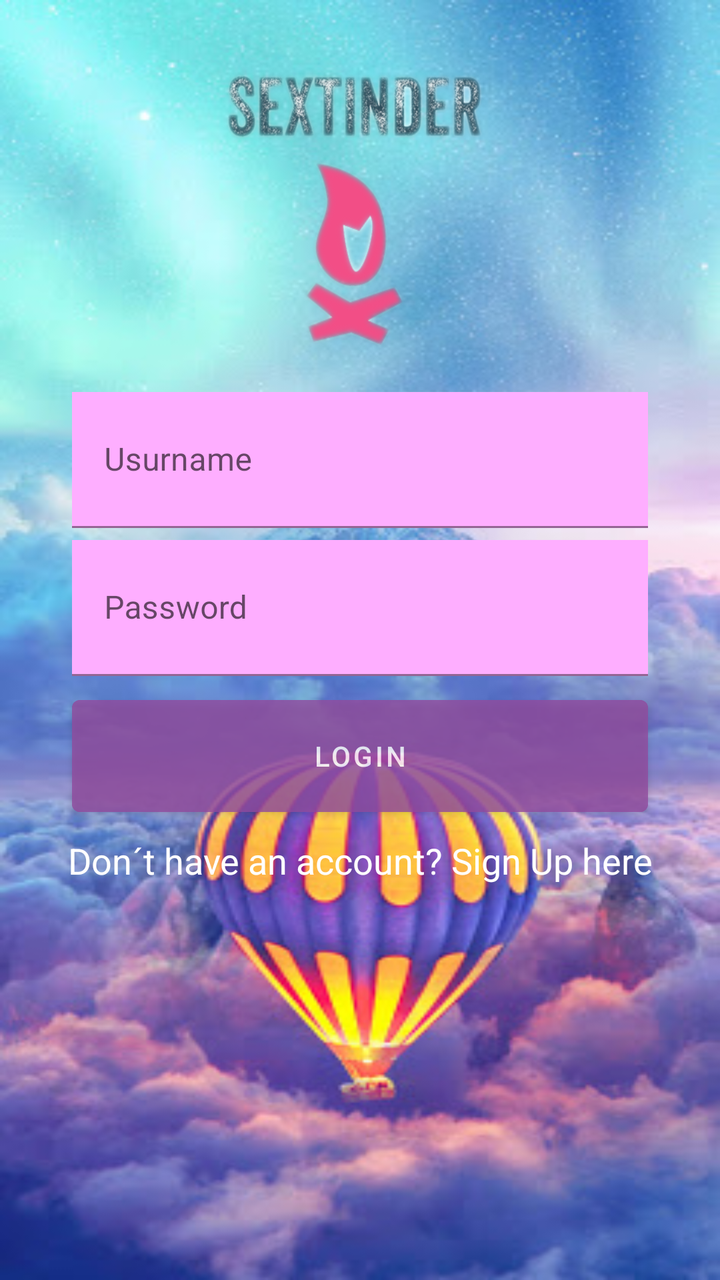
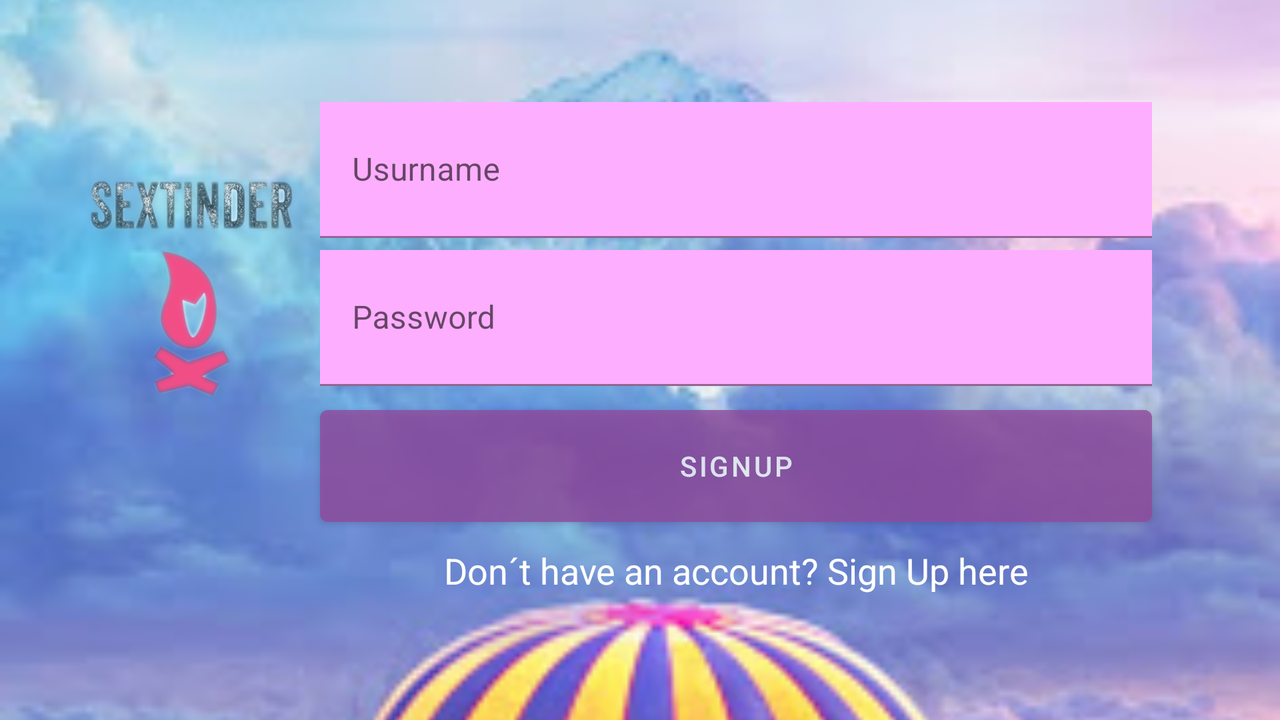

An Android layout and its configuration variant, each rendered on a device that would load it. The default file and the variant file are quoted in full after the pictures.
<!-- AndroidManifest.xml: application theme Theme.MyNiceStart -->
<!-- res/layout/activity_log__in.xml -->
<?xml version="1.0" encoding="utf-8"?>
<androidx.constraintlayout.widget.ConstraintLayout xmlns:android="http://schemas.android.com/apk/res/android"
    xmlns:app="http://schemas.android.com/apk/res-auto"
    xmlns:tools="http://schemas.android.com/tools"
    android:layout_width="match_parent"
    android:layout_height="match_parent"
    tools:context=".LogInActivity">


    <ImageView
        android:id="@+id/imageView"
        android:layout_width="match_parent"
        android:layout_height="match_parent"
        android:scaleType="fitXY"
        app:layout_constraintEnd_toEndOf="parent"
        app:layout_constraintStart_toStartOf="parent"
        app:layout_constraintTop_toTopOf="parent"
        app:layout_constraintBottom_toBottomOf="parent"
        app:srcCompat="@drawable/fondo" />

    <ImageView
        android:id="@+id/imageView2"
        android:layout_width="150dp"
        android:layout_height="150dp"
        android:layout_marginTop="30dp"
        android:background="@drawable/logo_bueno"
        app:layout_constraintEnd_toEndOf="parent"
        app:layout_constraintStart_toStartOf="parent"
        app:layout_constraintTop_toTopOf="parent" />

    <com.google.android.material.textfield.TextInputLayout
        android:id="@+id/usurnameTIL"
        android:layout_width="0dp"
        android:layout_height="68dp"
        android:layout_marginTop="16dp"
        android:background="@android:color/white"
        app:layout_constraintEnd_toEndOf="@id/guideline3"
        app:layout_constraintStart_toStartOf="@id/guideline2"
        app:layout_constraintTop_toBottomOf="@+id/imageView2">
        <com.google.android.material.textfield.TextInputEditText
            android:layout_height="match_parent"
            android:layout_width="match_parent"
            android:hint="Usurname"
            android:background="@color/celda_reg"
            />
    </com.google.android.material.textfield.TextInputLayout>

    <com.google.android.material.textfield.TextInputLayout
        android:id="@+id/passwordTIL"
        android:layout_width="0dp"
        android:layout_height="68dp"
        android:layout_marginTop="6dp"
        android:background="@android:color/white"
        app:layout_constraintEnd_toEndOf="@id/guideline3"
        app:layout_constraintStart_toStartOf="@id/guideline2"
        app:layout_constraintTop_toBottomOf="@+id/usurnameTIL">
        <com.google.android.material.textfield.TextInputEditText
            android:layout_height="match_parent"
            android:layout_width="match_parent"
            android:hint="Password"
            android:inputType="textPassword"
            android:background="@color/celda_reg"
            />
    </com.google.android.material.textfield.TextInputLayout>

    <androidx.constraintlayout.widget.Guideline
        android:id="@+id/guideline2"
        android:layout_width="wrap_content"
        android:layout_height="wrap_content"
        android:orientation="vertical"
        app:layout_constraintGuide_percent="0.10" />

    <androidx.constraintlayout.widget.Guideline
        android:id="@+id/guideline3"
        android:layout_width="wrap_content"
        android:layout_height="wrap_content"
        android:orientation="vertical"
        app:layout_constraintGuide_percent="0.90" />

    <com.google.android.material.button.MaterialButton
        android:id="@+id/btn_log_in"
        android:layout_width="0dp"
        android:layout_height="68dp"
        android:layout_marginTop="6dp"
        android:alpha="0.8"
        android:backgroundTint="@color/color_btn"
        app:layout_constraintEnd_toStartOf="@+id/guideline3"
        app:layout_constraintStart_toStartOf="@id/guideline2"
        app:layout_constraintTop_toBottomOf="@id/passwordTIL"
        android:text="LogIn"
        >
    </com.google.android.material.button.MaterialButton>

    <TextView
        android:id="@+id/txt_register"
        android:layout_width="wrap_content"
        android:layout_height="wrap_content"
        android:layout_marginTop="6dp"
        android:text="Don´t have an account? Sign Up here"
        android:textColor="@color/white"
        android:textSize="18dp"
        app:layout_constraintEnd_toEndOf="@id/guideline3"
        app:layout_constraintStart_toStartOf="@id/guideline2"
        app:layout_constraintTop_toBottomOf="@id/btn_log_in" />

</androidx.constraintlayout.widget.ConstraintLayout>
<!-- resources referenced by this layout -->
<resources>
  <color name="celda_reg">#FEAEFF</color>
  <color name="color_btn">#914B9E</color>
  <color name="white">#FFFFFFFF</color>
  <!-- drawable fondo: png bitmap (drawable-v24, 39540 bytes) -->
  <!-- drawable logo_bueno: png bitmap (drawable, 93905 bytes) -->
  <style name="Theme.MyNiceStart" parent="Theme.MaterialComponents.DayNight.NoActionBar">
          
          <item name="colorPrimary">@color/purple_500</item>
          <item name="colorPrimaryVariant">@color/purple_700</item>
          <item name="colorOnPrimary">@color/white</item>
          
          <item name="colorSecondary">@color/teal_200</item>
          <item name="colorSecondaryVariant">@color/teal_700</item>
          <item name="colorOnSecondary">@color/black</item>
          
          <item name="android:statusBarColor" tools:targetApi="l">?attr/colorPrimaryVariant</item>
          
      </style>
  <color name="purple_500">#FF6200EE</color>
  <color name="purple_700">#FF3700B3</color>
  <color name="teal_200">#FF03DAC5</color>
  <color name="teal_700">#FF018786</color>
  <color name="black">#FF000000</color>
</resources>
<!-- res/layout-land/activity_log__in.xml (the author's variant of the layout above) -->
<!-- drawn on the phone turned sideways -->
<?xml version="1.0" encoding="utf-8"?>
<androidx.constraintlayout.widget.ConstraintLayout xmlns:android="http://schemas.android.com/apk/res/android"
    xmlns:app="http://schemas.android.com/apk/res-auto"
    xmlns:tools="http://schemas.android.com/tools"
    android:layout_width="match_parent"
    android:layout_height="match_parent"
    tools:context=".LogInActivity">


    <ImageView
        android:id="@+id/imageView"
        android:layout_width="match_parent"
        android:layout_height="match_parent"
        android:scaleType="centerCrop"
        app:layout_constraintEnd_toEndOf="parent"
        app:layout_constraintStart_toStartOf="parent"
        app:layout_constraintTop_toTopOf="parent"
        app:layout_constraintBottom_toBottomOf="parent"
        app:srcCompat="@drawable/fondo" />

    <ImageView
        android:id="@+id/imageView2"
        android:layout_width="120dp"
        android:layout_height="120dp"
        android:layout_marginStart="4dp"
        android:layout_marginLeft="4dp"
        android:layout_marginTop="84dp"
        android:background="@drawable/logo_bueno"
        app:layout_constraintEnd_toStartOf="@+id/guideline4"
        app:layout_constraintStart_toStartOf="@id/guideline2"
        app:layout_constraintTop_toTopOf="parent" />

    <com.google.android.material.textfield.TextInputLayout
        android:id="@+id/usurnameTIL"
        android:layout_width="0dp"
        android:layout_height="68dp"
        android:layout_marginTop="51dp"
        android:background="@android:color/white"
        app:layout_constraintEnd_toEndOf="@id/guideline3"
        app:layout_constraintStart_toEndOf="@+id/guideline4"
        app:layout_constraintTop_toTopOf="parent">

        <com.google.android.material.textfield.TextInputEditText
            android:layout_width="match_parent"
            android:layout_height="match_parent"
            android:background="@color/celda_reg"
            android:hint="Usurname" />
    </com.google.android.material.textfield.TextInputLayout>

    <com.google.android.material.textfield.TextInputLayout
        android:id="@+id/passwordTIL"
        android:layout_width="0dp"
        android:layout_height="68dp"
        android:layout_marginTop="6dp"
        android:background="@android:color/white"
        app:layout_constraintEnd_toEndOf="@id/guideline3"
        app:layout_constraintStart_toStartOf="@id/guideline4"
        app:layout_constraintTop_toBottomOf="@+id/usurnameTIL">
        <com.google.android.material.textfield.TextInputEditText
            android:layout_height="match_parent"
            android:layout_width="match_parent"
            android:hint="Password"
            android:inputType="textPassword"
            android:background="@color/celda_reg"
            />
    </com.google.android.material.textfield.TextInputLayout>

    <androidx.constraintlayout.widget.Guideline
        android:id="@+id/guideline2"
        android:layout_width="wrap_content"
        android:layout_height="wrap_content"
        android:orientation="vertical"
        app:layout_constraintGuide_percent="0.05" />

    <androidx.constraintlayout.widget.Guideline
        android:id="@+id/guideline3"
        android:layout_width="wrap_content"
        android:layout_height="wrap_content"
        android:orientation="vertical"
        app:layout_constraintGuide_percent="0.90" />

    <androidx.constraintlayout.widget.Guideline
        android:id="@+id/guideline4"
        android:layout_width="wrap_content"
        android:layout_height="wrap_content"
        android:orientation="vertical"
        app:layout_constraintGuide_percent="0.25" />

    <com.google.android.material.button.MaterialButton
        android:id="@+id/btn_log_in"
        android:layout_width="0dp"
        android:layout_height="68dp"
        android:layout_marginTop="6dp"
        android:alpha="0.8"
        android:backgroundTint="@color/color_btn"
        app:layout_constraintEnd_toStartOf="@+id/guideline3"
        app:layout_constraintStart_toStartOf="@id/guideline4"
        app:layout_constraintTop_toBottomOf="@id/passwordTIL"
        android:text="SignUp"
        >
    </com.google.android.material.button.MaterialButton>

    <TextView
        android:id="@+id/txt_register"
        android:layout_width="wrap_content"
        android:layout_height="wrap_content"
        android:layout_marginTop="6dp"
        android:text="Don´t have an account? Sign Up here"
        android:textColor="@color/white"
        android:textSize="18dp"
        app:layout_constraintEnd_toEndOf="@id/guideline3"
        app:layout_constraintStart_toStartOf="@id/guideline4"
        app:layout_constraintTop_toBottomOf="@id/btn_log_in" />

</androidx.constraintlayout.widget.ConstraintLayout>
